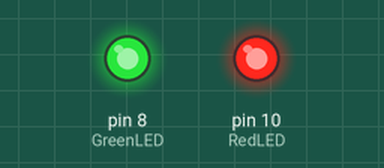
This sketch was run on a simulated Arduino Uno, built with avr-gcc and run on an emulated ATmega328P. On the bench: output pins drawn as LEDs (lit = HIGH).

Above: at 0.3 s.
At 7.6 s:
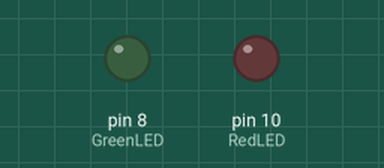
At 11.8 s:
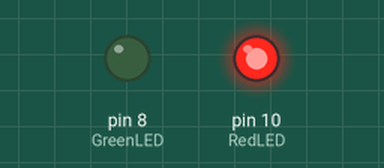
At 15.6 s:
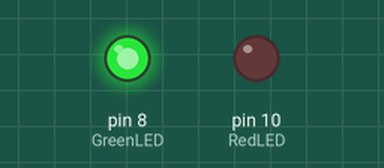
Timing chart, 0 to 28.6 s (numbered marks = the images above):
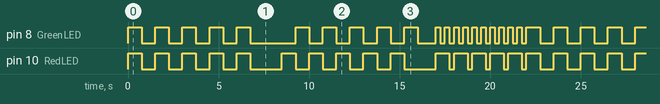

The sketch:

Lab_1.ino
```cpp
const int RedLED = 10;
const int GreenLED = 8;

void setup() {
  pinMode(RedLED, OUTPUT);
  pinMode(GreenLED, OUTPUT);

}

void loop() {
  // Blink together
  for(int i=0; i<5;i++){
    digitalWrite(RedLED, HIGH);
    digitalWrite(GreenLED, HIGH);
    delay(750);
    digitalWrite(RedLED, LOW);
    digitalWrite(GreenLED, LOW);
    delay(750);
  }

  delay(1000);
  // Blink alternate
  for(int ii=0; ii<5;ii++){
    digitalWrite(RedLED, HIGH);
    delay(750);
    digitalWrite(RedLED, LOW);
    digitalWrite(GreenLED, HIGH);
    delay(750);
    digitalWrite(GreenLED, LOW);

  }
  delay(1000);
  for(int io=0;io<5;io++){
    digitalWrite(RedLED, HIGH);
    digitalWrite(GreenLED, HIGH);
    delay(250);
    digitalWrite(GreenLED, LOW);
    delay(250);
    digitalWrite(GreenLED, HIGH);
    delay(250);
    digitalWrite(RedLED, LOW);
    digitalWrite(GreenLED, LOW);
    delay(250);
  }
}
```

Measured:
- by itself, pin 8 (GreenLED), pin 10 (RedLED): moves between LOW and HIGH, repeating every 22.0 s
- by itself, everything shown: repeats every 22.0 s, in 41 steps
